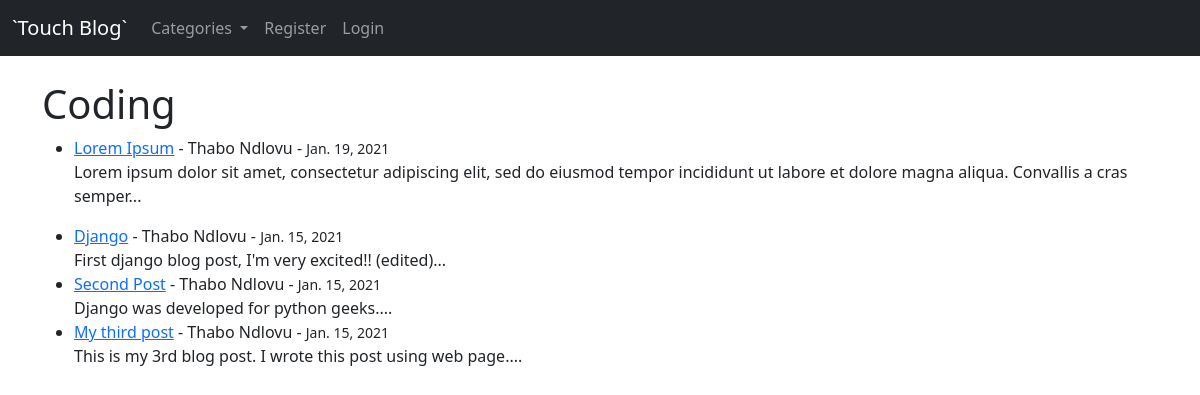
Page /blog/category/coding/ on the earlier database version.
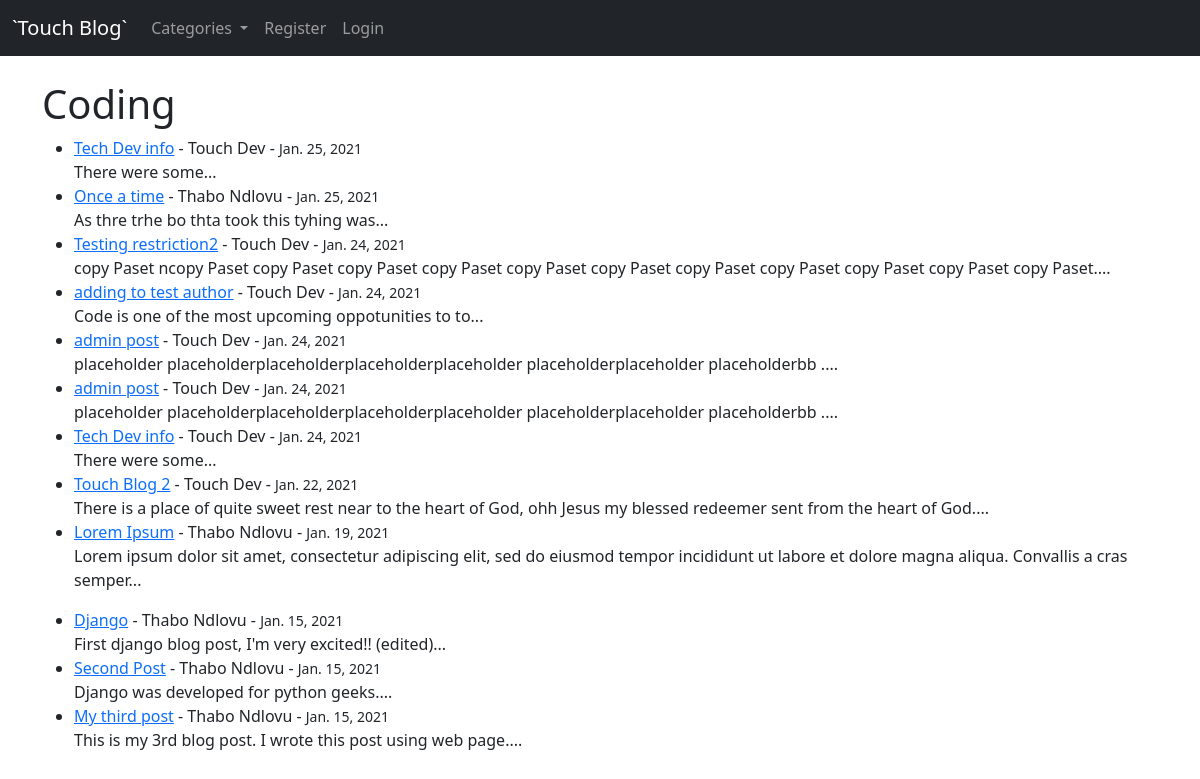
Same page on the later database version.
### blog/models.py (models this page shows, shortened)
class Post(models.Model):
    title = models.CharField(max_length=255)
    author = models.ForeignKey(User, on_delete=models.CASCADE)
    body = models.TextField()
    post_date = models.DateField(auto_now_add=True)
    category = models.CharField(max_length=255, default='coding')
    likes = models.ManyToManyField(User, related_name="blog_posts")

### blog/views.py (the view)
# urls.py: path('category/<str:cats>/', CategoryView, name="category"),
def CategoryView(request, cats):
	category_posts = Post.objects.filter(category=cats.replace('-',' ')).order_by('-post_date')
	cat_menu = Category.objects.all()             # so as to render the category nav-link in this page
	context = {'cats':cats.title().replace('-',' '), 'category_posts':category_posts, 'cat_menu':cat_menu}
	return render(request, 'categories.html', context)

### blog/models.py (called while the page is built)
	def __str__(self):
		return self.name

### blog/templates/categories.html (shortened to what this page needs)
{% extends 'base.html' %}
{% block content %}
{% if category_posts %}
    <h1>{{ cats }} </h1>
	<ul>
		{% for post in category_posts %}
			<li>
				<a href="{% url 'article' post.pk %}">{{ post.title }}</a>
				 - {{ post.author.first_name }} {{ post.author.last_name }} - <small>{{ post.post_date }}</small>
				 <br>
				{{ post.body|slice:":150"|safe }}...
				</li>
		{% endfor %}
	</ul>
{% else %}
	<h3 style="color:red; text-align:center; margin-top:200px;">Sorry this page does not exist..</h3>
{% endif %}
{% endblock %}

Differences in the rows shown:
added Post: title "Tech Dev info", author.first_name "Touch", author.last_name "Dev", post_date "Jan. 25, 2021", body "There were some"
added Post: title "Once a time", author.first_name "Thabo", author.last_name "Ndlovu", post_date "Jan. 25, 2021", body "As thre trhe bo thta took this tyhing was"
added Post: title "Testing restriction2", author.first_name "Touch", author.last_name "Dev", post_date "Jan. 24, 2021", body "copy Paset ncopy Paset copy Paset copy Paset copy Paset copy Paset copy Paset copy Paset copy Paset copy Paset copy Paset copy Paset."
added Post: title "adding to test author", author.first_name "Touch", author.last_name "Dev", post_date "Jan. 24, 2021", body "Code is one of the most upcoming oppotunities to to"
added Post: title "admin post", author.first_name "Touch", author.last_name "Dev", post_date "Jan. 24, 2021", body "placeholder placeholderplaceholderplaceholderplaceholder placeholderplaceholder placeholderbb ."
added Post: title "admin post", author.first_name "Touch", author.last_name "Dev", post_date "Jan. 24, 2021", body "placeholder placeholderplaceholderplaceholderplaceholder placeholderplaceholder placeholderbb ."
added Post: title "Tech Dev info", author.first_name "Touch", author.last_name "Dev", post_date "Jan. 24, 2021", body "There were some"
added Post: title "Touch Blog 2", author.first_name "Touch", author.last_name "Dev", post_date "Jan. 22, 2021", body "There is a place of quite sweet rest near to the heart of God, ohh Jesus my blessed redeemer sent from the heart of God."
